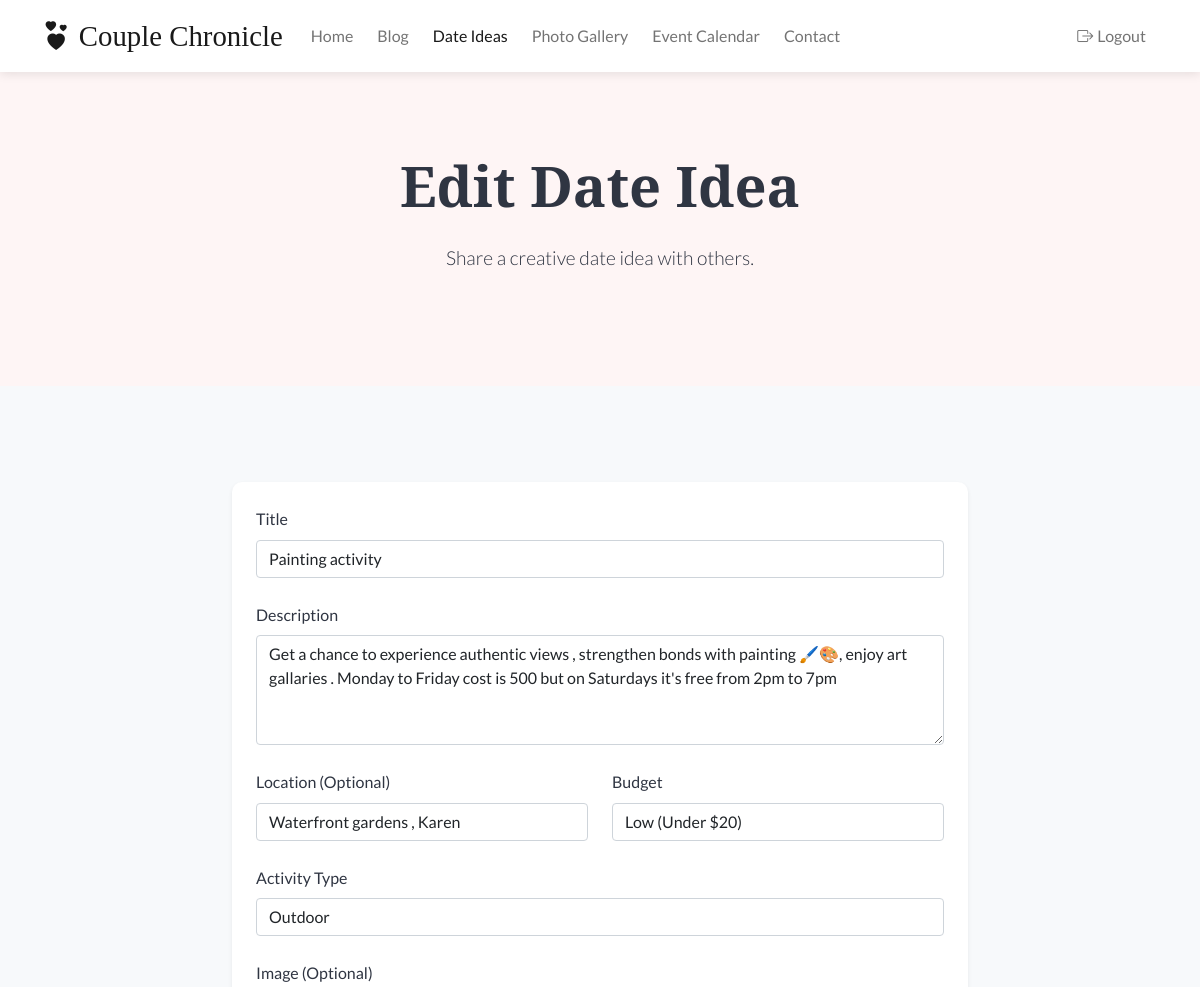
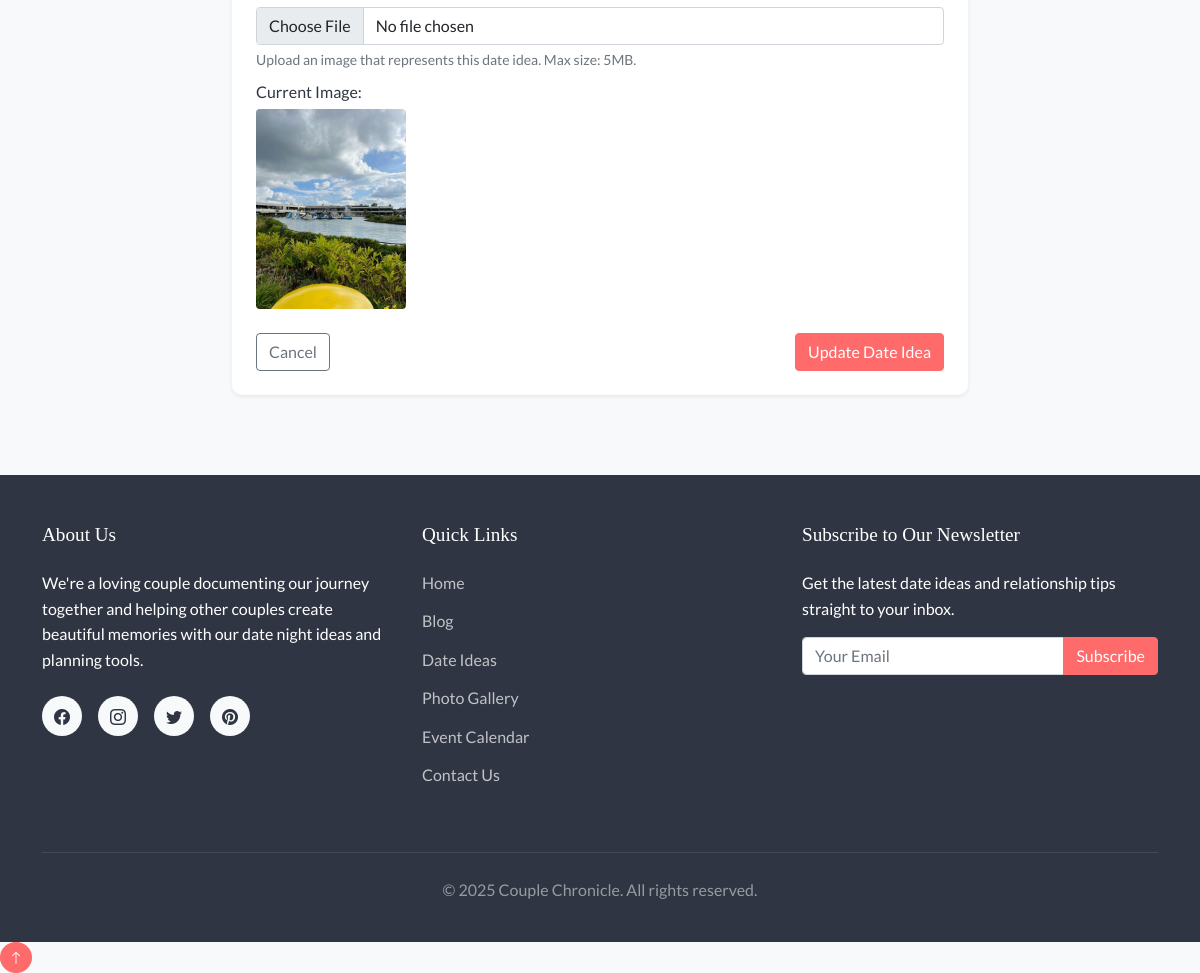
Page /date-planner/1/edit (signed in) on the committed database (2 pictures, top to bottom).
### models.py (models this page shows, shortened)
class DateIdea(db.Model):
    id = db.Column(db.Integer, primary_key=True)
    title = db.Column(db.String(120), nullable=False)
    description = db.Column(db.Text, nullable=False)
    location = db.Column(db.String(120))
    budget = db.Column(db.String(50))  # e.g., "Low", "Medium", "High"
    activity_type = db.Column(db.String(50))  # e.g., "Outdoor", "Indoor", "Restaurant", etc.
    image = db.Column(db.String(255))
    created_at = db.Column(db.DateTime, default=datetime.utcnow)
    user_id = db.Column(db.Integer, db.ForeignKey('user.id'), nullable=False)

### routes/date_planner.py (the view, shortened to what this page needs)
@date_planner_bp.route('/<int:id>/edit', methods=['GET', 'POST'])
@login_required
def edit(id):
    date_idea = DateIdea.query.get_or_404(id)
    if not current_user.is_admin and date_idea.user_id != current_user.id:
        abort(403)
    form = DateIdeaForm(obj=date_idea)
    return render_template('date_planner/create.html', form=form, date_idea=date_idea, title='Edit Date Idea')

### forms.py
class DateIdeaForm(FlaskForm):
    title = StringField('Title', validators=[DataRequired(), Length(min=3, max=120)])
    description = TextAreaField('Description', validators=[DataRequired()])
    location = StringField('Location', validators=[Optional(), Length(max=120)])
    budget = SelectField('Budget', choices=[
        ('low', 'Low (Under $20)'),
        ('medium', 'Medium ($20-$50)'),
        ('high', 'High ($50+)')
    ])
    activity_type = SelectField('Activity Type', choices=[
        ('outdoor', 'Outdoor'),
        ('indoor', 'Indoor'),
        ('restaurant', 'Restaurant/Dining'),
        ('movie', 'Movie/Theater'),
        ('adventure', 'Adventure'),
        ('relaxation', 'Relaxation'),
        ('staycation', 'Staycation'),
        ('other', 'Other')
    ])
    image = FileField('Image', validators=[
        FileAllowed(['jpg', 'jpeg', 'png', 'gif'], 'Images only!')
    ])

### app.py (called while the page is built)
@app.context_processor
def inject_now():
    return {'now': datetime.utcnow()}

@login_manager.user_loader
def load_user(user_id):
    from models import User
    return User.query.get(int(user_id))

### templates/date_planner/create.html (shortened to what this page needs)
{% extends 'base.html' %}
{% block content %}
<section class="hero text-center">
    <div class="container">
        <h1 class="display-4 fw-bold">{{ title }}</h1>
        <p class="lead">Share a creative date idea with others.</p>
    </div>
</section>
<section class="container py-5">
    <div class="row justify-content-center">
        <div class="col-lg-8">
            <div class="card shadow-sm">
                <div class="card-body p-4">
                    <form id="dateIdeaForm" method="POST" action="{{
                        url_for('date_planner.edit', id=date_idea.id) if date_idea else url_for('date_planner.create')
                    }}" enctype="multipart/form-data">
                        <div class="mb-4">
                            <label for="title" class="form-label">Title</label>
                            {{ form.title(class="form-control", placeholder="Enter a catchy title for your date idea") }}
                        </div>
                        <div class="mb-4">
                            <label for="description" class="form-label">Description</label>
                            {{ form.description(class="form-control", rows="4", placeholder="Describe your date idea in detail. What makes it special? What should couples expect?") }}
                        </div>
                        <div class="row">
                            <div class="col-md-6 mb-4">
                                <label for="location" class="form-label">Location (Optional)</label>
                                {{ form.location(class="form-control", placeholder="Where should this date take place?") }}
                            </div>
                            <div class="col-md-6 mb-4">
                                <label for="budget" class="form-label">Budget</label>
                                {{ form.budget(class="form-control") }}
                            </div>
                        </div>
                        <div class="mb-4">
                            <label for="activity_type" class="form-label">Activity Type</label>
                            {{ form.activity_type(class="form-control") }}
                        </div>
                        <div class="mb-4">
                            <label for="image" class="form-label">Image (Optional)</label>
                            {{ form.image(class="form-control", id="image") }}
                            <div class="form-text">Upload an image that represents this date idea. Max size: 5MB.</div>
                            {% if date_idea and date_idea.image %}
                                <div class="mt-2">
                                    <p class="mb-1">Current Image:</p>
                                    <img src="{{ url_for('static', filename=date_idea.image) }}" class="img-fluid rounded" alt="{{ date_idea.title }}" style="max-height: 200px;">
                                </div>
                            {% endif %}
                        </div>
                        <div class="d-flex justify-content-between">
                            <a href="{{ url_for('date_planner.index') }}" class="btn btn-outline-secondary">Cancel</a>
                            <button type="submit" class="btn btn-primary">
                                {% if date_idea %}Update{% else %}Create{% endif %} Date Idea
                            </button>
                        </div>
                    </form>
                </div>
            </div>
        </div>
    </div>
</section>
{% endblock %}

### static/css/style.css (style rules this page uses)
:root { --primary-color: #FF6B6B; --secondary-color: #4ECDC4; --accent-color: #FFD166; --light-color: #F7F9FB; --dark-color: #2F3542; --gray-color: #747D8C; --soft-pink: #FDA7DF; --lavender: #D6A2E8; --font-heading: 'Playfair Display', serif; --font-body: 'Lato', sans-serif; }
body { font-family: var(--font-body); color: var(--dark-color); background-color: var(--light-color); line-height: 1.6; }
h1, h2, h3, h4, h5, h6 { font-family: var(--font-heading); margin-bottom: 1rem; color: var(--dark-color); }
a { color: var(--primary-color); text-decoration: none; transition: all 0.3s ease; }
.btn-primary { background-color: var(--primary-color); border-color: var(--primary-color); }
.hero { background-color: #fef5f5; padding: 5rem 0; margin-bottom: 3rem; position: relative; overflow: hidden; }
.hero::before { content: ''; position: absolute; top: 0; left: 0; width: 100%; height: 100%; background-image: url('https://cdn.jsdelivr.net/gh/feathericons/feather@4.29.0/icons/heart.svg'); background-repeat: repeat; background-size: 100px; opacity: 0.03; z-index: 0; }
.hero h1 { font-size: 3.5rem; margin-bottom: 1.5rem; position: relative; z-index: 1; }
.hero p { font-size: 1.2rem; max-width: 80%; margin: 0 auto 2rem; position: relative; z-index: 1; }
.card { border-radius: 10px; overflow: hidden; transition: transform 0.3s ease, box-shadow 0.3s ease; margin-bottom: 2rem; border: none; box-shadow: 0 5px 15px rgba(0, 0, 0, 0.05); }

### rows in the picture
DateIdea: title "Painting activity", description "Get a chance to experience authentic views , strengthen bonds with painting 🖌️🎨, enjoy art gallaries . Monday to Friday cost is 500 but on Saturdays it's free from 2pm to 7pm", location "Waterfront gardens , Karen", budget "Low (Under $20)", activity_type "Outdoor", image (picture)

### other values in the picture
{{ title }} "Edit Date Idea"
